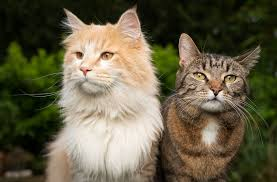
#> input picture day6/cat.jpg, 277 x 182 px
$ python add2_images.py
#> lines starting #> are read from the running program, lines starting #| are printed output that depends on the picture
#강사님이 작성하신거 복붙함
import cv2
import numpy as np

path1 = 'cat.jpg'
path2 = 'dog.jpg'

img1 = cv2.imread(path1)
#> img1 is the input picture: shape (182, 277, 3); mean B, G, R 71.5, 94.9, 101.7
img2 = cv2.imread(path2)
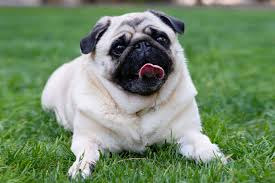
#> input picture day6/dog.jpg, 275 x 183 px
#> img2 is the input picture: shape (183, 275, 3); mean B, G, R 105.5, 138.8, 114.6
# print(img1.shape)
print(img2.shape)
#| (183, 275, 3)
img1 = cv2.resize(img1, (img2.shape[1], img2.shape[0]))
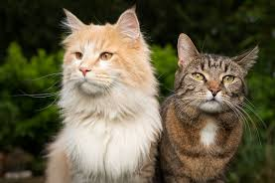
#> img1: shape (183, 275, 3); mean B, G, R 71.4, 94.8, 101.5
print(img1.shape)
#| (183, 275, 3)
img3 = cv2.add(img1, img2)
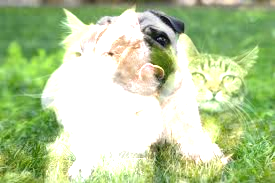
#> img3: shape (183, 275, 3); mean B, G, R 154.3, 203.5, 182.7

mask = np.ones((img2.shape[0], img2.shape[1], 3), dtype='uint8') * 50
print(mask.shape)
#| (183, 275, 3)
img1_b = cv2.add(img1, mask)
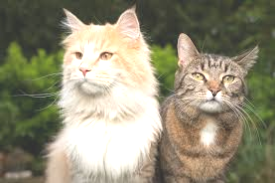
#> img1_b: shape (183, 275, 3); mean B, G, R 120.7, 143.2, 147.4
img2_d = cv2.subtract(img2, mask)
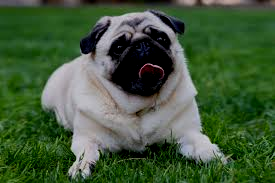
#> img2_d: shape (183, 275, 3); mean B, G, R 58.7, 90.3, 66.4
'''
cv2.imshow("Cat", img1)
cv2.imshow("Cat_b", img1_b)
cv2.imshow("Dog", img2)
cv2.imshow("Dog_d", img2_d)
cv2.imshow("Dog + Cat", img3)
'''
#roi는 이미지를 슬라이싱 하는 작업
#cv2.imshow("Cat", img1[:100,:,:])


img_green = img1
img_green[0:img1.shape[0]//2, :, :] = [0,255,0]
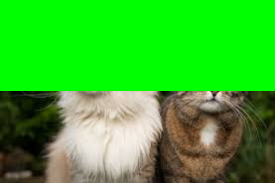
#> img_green: shape (183, 275, 3); mean B, G, R 43.9, 181.1, 58.5

#사진에서
#img1[:,:, 0] = 0
#img1[:,:, 1] = 255
#img1[:,:, 2] = 0

cv2.imshow("roi", img_green)
#cv2.imshow("Cat", img1)
cv2.waitKey()
cv2.destroyAllWindows()
